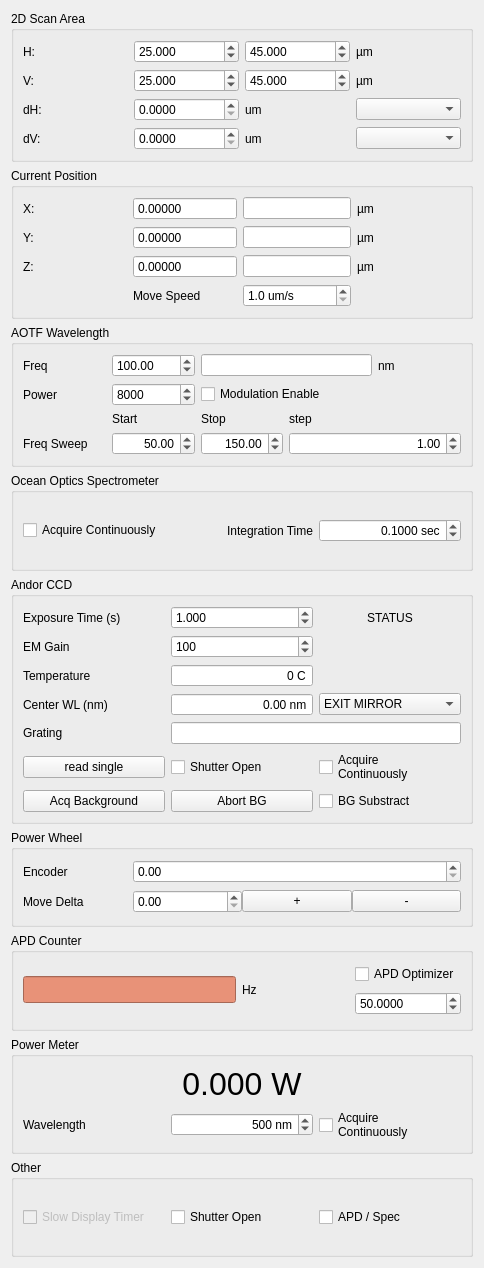
<?xml version="1.0" encoding="UTF-8"?>
<ui version="4.0">
 <class>Form</class>
 <widget class="QWidget" name="Form">
  <property name="geometry">
   <rect>
    <x>0</x>
    <y>0</y>
    <width>484</width>
    <height>1268</height>
   </rect>
  </property>
  <property name="windowTitle">
   <string>Form</string>
  </property>
  <layout class="QVBoxLayout" name="verticalLayout">
   <item>
    <widget class="QGroupBox" name="groupBox_scanarea">
     <property name="title">
      <string>2D Scan Area</string>
     </property>
     <layout class="QGridLayout" name="gridLayout">
      <item row="3" column="0">
       <widget class="QLabel" name="dh_label">
        <property name="text">
         <string>dH:</string>
        </property>
       </widget>
      </item>
      <item row="4" column="2">
       <widget class="QLabel" name="label_9">
        <property name="text">
         <string>um</string>
        </property>
       </widget>
      </item>
      <item row="3" column="2">
       <widget class="QLabel" name="label_7">
        <property name="text">
         <string>um</string>
        </property>
       </widget>
      </item>
      <item row="0" column="2">
       <widget class="QDoubleSpinBox" name="h1_doubleSpinBox">
        <property name="decimals">
         <number>3</number>
        </property>
        <property name="value">
         <double>45.000000000000000</double>
        </property>
       </widget>
      </item>
      <item row="2" column="1">
       <widget class="QDoubleSpinBox" name="v0_doubleSpinBox">
        <property name="decimals">
         <number>3</number>
        </property>
        <property name="value">
         <double>25.000000000000000</double>
        </property>
       </widget>
      </item>
      <item row="0" column="1">
       <widget class="QDoubleSpinBox" name="h0_doubleSpinBox">
        <property name="decimals">
         <number>3</number>
        </property>
        <property name="value">
         <double>25.000000000000000</double>
        </property>
       </widget>
      </item>
      <item row="2" column="0">
       <widget class="QLabel" name="v_label">
        <property name="text">
         <string>V:</string>
        </property>
       </widget>
      </item>
      <item row="0" column="3">
       <widget class="QLabel" name="label_2">
        <property name="text">
         <string>µm</string>
        </property>
       </widget>
      </item>
      <item row="2" column="3">
       <widget class="QLabel" name="label_4">
        <property name="text">
         <string>µm</string>
        </property>
       </widget>
      </item>
      <item row="0" column="0">
       <widget class="QLabel" name="h_label">
        <property name="text">
         <string>H:</string>
        </property>
       </widget>
      </item>
      <item row="2" column="2">
       <widget class="QDoubleSpinBox" name="v1_doubleSpinBox">
        <property name="decimals">
         <number>3</number>
        </property>
        <property name="value">
         <double>45.000000000000000</double>
        </property>
       </widget>
      </item>
      <item row="4" column="0">
       <widget class="QLabel" name="dv_label">
        <property name="text">
         <string>dV:</string>
        </property>
       </widget>
      </item>
      <item row="3" column="1">
       <widget class="QDoubleSpinBox" name="dh_doubleSpinBox">
        <property name="decimals">
         <number>4</number>
        </property>
       </widget>
      </item>
      <item row="4" column="1">
       <widget class="QDoubleSpinBox" name="dv_doubleSpinBox">
        <property name="decimals">
         <number>4</number>
        </property>
       </widget>
      </item>
      <item row="4" column="3">
       <widget class="QComboBox" name="v_axis_comboBox"/>
      </item>
      <item row="3" column="3">
       <widget class="QComboBox" name="h_axis_comboBox"/>
      </item>
     </layout>
    </widget>
   </item>
   <item>
    <widget class="QGroupBox" name="groupBox_stageposition">
     <property name="title">
      <string>Current Position</string>
     </property>
     <layout class="QGridLayout" name="gridLayout_3">
      <item row="0" column="0">
       <widget class="QLabel" name="label_10">
        <property name="text">
         <string>X:</string>
        </property>
       </widget>
      </item>
      <item row="0" column="1">
       <widget class="QDoubleSpinBox" name="cx_doubleSpinBox">
        <property name="focusPolicy">
         <enum>Qt::NoFocus</enum>
        </property>
        <property name="readOnly">
         <bool>true</bool>
        </property>
        <property name="buttonSymbols">
         <enum>QAbstractSpinBox::NoButtons</enum>
        </property>
        <property name="keyboardTracking">
         <bool>false</bool>
        </property>
        <property name="decimals">
         <number>5</number>
        </property>
       </widget>
      </item>
      <item row="0" column="2">
       <widget class="QLineEdit" name="x_set_lineEdit">
        <property name="sizePolicy">
         <sizepolicy hsizetype="Minimum" vsizetype="Fixed">
          <horstretch>0</horstretch>
          <verstretch>0</verstretch>
         </sizepolicy>
        </property>
       </widget>
      </item>
      <item row="0" column="3">
       <widget class="QLabel" name="label_11">
        <property name="text">
         <string>µm</string>
        </property>
       </widget>
      </item>
      <item row="1" column="0">
       <widget class="QLabel" name="label_12">
        <property name="text">
         <string>Y:</string>
        </property>
       </widget>
      </item>
      <item row="1" column="1">
       <widget class="QDoubleSpinBox" name="cy_doubleSpinBox">
        <property name="focusPolicy">
         <enum>Qt::NoFocus</enum>
        </property>
        <property name="readOnly">
         <bool>true</bool>
        </property>
        <property name="buttonSymbols">
         <enum>QAbstractSpinBox::NoButtons</enum>
        </property>
        <property name="keyboardTracking">
         <bool>false</bool>
        </property>
        <property name="decimals">
         <number>5</number>
        </property>
       </widget>
      </item>
      <item row="1" column="2">
       <widget class="QLineEdit" name="y_set_lineEdit">
        <property name="sizePolicy">
         <sizepolicy hsizetype="Minimum" vsizetype="Fixed">
          <horstretch>0</horstretch>
          <verstretch>0</verstretch>
         </sizepolicy>
        </property>
       </widget>
      </item>
      <item row="1" column="3">
       <widget class="QLabel" name="label_13">
        <property name="text">
         <string>µm</string>
        </property>
       </widget>
      </item>
      <item row="2" column="0">
       <widget class="QLabel" name="label_14">
        <property name="text">
         <string>Z:</string>
        </property>
       </widget>
      </item>
      <item row="2" column="1">
       <widget class="QDoubleSpinBox" name="cz_doubleSpinBox">
        <property name="focusPolicy">
         <enum>Qt::NoFocus</enum>
        </property>
        <property name="readOnly">
         <bool>true</bool>
        </property>
        <property name="buttonSymbols">
         <enum>QAbstractSpinBox::NoButtons</enum>
        </property>
        <property name="keyboardTracking">
         <bool>false</bool>
        </property>
        <property name="decimals">
         <number>5</number>
        </property>
       </widget>
      </item>
      <item row="2" column="2">
       <widget class="QLineEdit" name="z_set_lineEdit">
        <property name="sizePolicy">
         <sizepolicy hsizetype="Minimum" vsizetype="Fixed">
          <horstretch>0</horstretch>
          <verstretch>0</verstretch>
         </sizepolicy>
        </property>
       </widget>
      </item>
      <item row="2" column="3">
       <widget class="QLabel" name="label_15">
        <property name="text">
         <string>µm</string>
        </property>
       </widget>
      </item>
      <item row="3" column="2">
       <widget class="QDoubleSpinBox" name="nanodrive_move_slow_doubleSpinBox">
        <property name="keyboardTracking">
         <bool>false</bool>
        </property>
        <property name="suffix">
         <string> um/s</string>
        </property>
        <property name="decimals">
         <number>1</number>
        </property>
        <property name="minimum">
         <double>1.000000000000000</double>
        </property>
        <property name="maximum">
         <double>1000.000000000000000</double>
        </property>
       </widget>
      </item>
      <item row="3" column="1">
       <widget class="QLabel" name="label_28">
        <property name="text">
         <string>Move Speed</string>
        </property>
       </widget>
      </item>
     </layout>
    </widget>
   </item>
   <item>
    <widget class="QGroupBox" name="groupBox">
     <property name="title">
      <string>AOTF Wavelength</string>
     </property>
     <layout class="QGridLayout" name="gridLayout_6">
      <item row="0" column="1">
       <widget class="QDoubleSpinBox" name="atof_freq_doubleSpinBox">
        <property name="keyboardTracking">
         <bool>false</bool>
        </property>
        <property name="minimum">
         <double>10.000000000000000</double>
        </property>
        <property name="maximum">
         <double>1000.000000000000000</double>
        </property>
        <property name="value">
         <double>100.000000000000000</double>
        </property>
       </widget>
      </item>
      <item row="0" column="2" colspan="2">
       <widget class="QLineEdit" name="aotf_freq_set_lineEdit">
        <property name="focusPolicy">
         <enum>Qt::NoFocus</enum>
        </property>
       </widget>
      </item>
      <item row="1" column="0">
       <widget class="QLabel" name="label_6">
        <property name="text">
         <string>Power</string>
        </property>
       </widget>
      </item>
      <item row="0" column="0">
       <widget class="QLabel" name="label_5">
        <property name="text">
         <string>Freq</string>
        </property>
       </widget>
      </item>
      <item row="2" column="3">
       <widget class="QLabel" name="label_19">
        <property name="text">
         <string>step</string>
        </property>
       </widget>
      </item>
      <item row="2" column="1">
       <widget class="QLabel" name="label_18">
        <property name="text">
         <string>Start</string>
        </property>
       </widget>
      </item>
      <item row="2" column="2">
       <widget class="QLabel" name="label_20">
        <property name="text">
         <string>Stop</string>
        </property>
       </widget>
      </item>
      <item row="1" column="2" colspan="3">
       <widget class="QCheckBox" name="aotf_mod_enable_checkBox">
        <property name="text">
         <string>Modulation Enable</string>
        </property>
       </widget>
      </item>
      <item row="0" column="4">
       <widget class="QLabel" name="label_3">
        <property name="text">
         <string>nm</string>
        </property>
       </widget>
      </item>
      <item row="3" column="0">
       <widget class="QLabel" name="label_17">
        <property name="text">
         <string>Freq Sweep</string>
        </property>
       </widget>
      </item>
      <item row="1" column="1">
       <widget class="QDoubleSpinBox" name="aotf_power_doubleSpinBox">
        <property name="keyboardTracking">
         <bool>false</bool>
        </property>
        <property name="decimals">
         <number>0</number>
        </property>
        <property name="maximum">
         <double>16384.000000000000000</double>
        </property>
        <property name="singleStep">
         <double>100.000000000000000</double>
        </property>
        <property name="value">
         <double>8000.000000000000000</double>
        </property>
       </widget>
      </item>
      <item row="3" column="2">
       <widget class="QDoubleSpinBox" name="aotf_freq_stop_doubleSpinBox">
        <property name="alignment">
         <set>Qt::AlignRight|Qt::AlignTrailing|Qt::AlignVCenter</set>
        </property>
        <property name="minimum">
         <double>10.000000000000000</double>
        </property>
        <property name="maximum">
         <double>1000.000000000000000</double>
        </property>
        <property name="value">
         <double>150.000000000000000</double>
        </property>
       </widget>
      </item>
      <item row="3" column="1">
       <widget class="QDoubleSpinBox" name="aotf_freq_start_doubleSpinBox">
        <property name="alignment">
         <set>Qt::AlignRight|Qt::AlignTrailing|Qt::AlignVCenter</set>
        </property>
        <property name="minimum">
         <double>10.000000000000000</double>
        </property>
        <property name="maximum">
         <double>1000.000000000000000</double>
        </property>
        <property name="value">
         <double>50.000000000000000</double>
        </property>
       </widget>
      </item>
      <item row="3" column="3" colspan="2">
       <widget class="QDoubleSpinBox" name="aotf_freq_step_doubleSpinBox">
        <property name="alignment">
         <set>Qt::AlignRight|Qt::AlignTrailing|Qt::AlignVCenter</set>
        </property>
        <property name="maximum">
         <double>999.000000000000000</double>
        </property>
        <property name="value">
         <double>1.000000000000000</double>
        </property>
       </widget>
      </item>
     </layout>
    </widget>
   </item>
   <item>
    <widget class="QGroupBox" name="groupBox_4">
     <property name="title">
      <string>Ocean Optics Spectrometer</string>
     </property>
     <layout class="QGridLayout" name="gridLayout_8">
      <item row="0" column="1">
       <widget class="QLabel" name="label_27">
        <property name="text">
         <string>Integration Time</string>
        </property>
        <property name="alignment">
         <set>Qt::AlignRight|Qt::AlignTrailing|Qt::AlignVCenter</set>
        </property>
       </widget>
      </item>
      <item row="0" column="2">
       <widget class="QDoubleSpinBox" name="oo_spec_int_time_doubleSpinBox">
        <property name="alignment">
         <set>Qt::AlignRight|Qt::AlignTrailing|Qt::AlignVCenter</set>
        </property>
        <property name="suffix">
         <string> sec</string>
        </property>
        <property name="decimals">
         <number>4</number>
        </property>
        <property name="minimum">
         <double>0.000000000000000</double>
        </property>
        <property name="value">
         <double>0.100000000000000</double>
        </property>
       </widget>
      </item>
      <item row="0" column="0">
       <widget class="QCheckBox" name="oo_spec_acquire_cont_checkBox">
        <property name="text">
         <string>Acquire Continuously</string>
        </property>
       </widget>
      </item>
     </layout>
    </widget>
   </item>
   <item>
    <widget class="QGroupBox" name="groupBox_scancontrol">
     <property name="title">
      <string>Andor CCD</string>
     </property>
     <layout class="QGridLayout" name="gridLayout_4">
      <item row="4" column="1">
       <widget class="QDoubleSpinBox" name="acton_spec_center_wl_doubleSpinBox">
        <property name="enabled">
         <bool>true</bool>
        </property>
        <property name="alignment">
         <set>Qt::AlignRight|Qt::AlignTrailing|Qt::AlignVCenter</set>
        </property>
        <property name="readOnly">
         <bool>false</bool>
        </property>
        <property name="buttonSymbols">
         <enum>QAbstractSpinBox::NoButtons</enum>
        </property>
        <property name="keyboardTracking">
         <bool>false</bool>
        </property>
        <property name="suffix">
         <string> nm</string>
        </property>
        <property name="minimum">
         <double>-100.000000000000000</double>
        </property>
        <property name="maximum">
         <double>9999.000000000000000</double>
        </property>
       </widget>
      </item>
      <item row="4" column="0">
       <widget class="QLabel" name="label_23">
        <property name="text">
         <string>Center WL (nm)</string>
        </property>
       </widget>
      </item>
      <item row="2" column="0">
       <widget class="QLabel" name="label_21">
        <property name="text">
         <string>EM Gain</string>
        </property>
       </widget>
      </item>
      <item row="5" column="0">
       <widget class="QLabel" name="label_24">
        <property name="text">
         <string>Grating</string>
        </property>
       </widget>
      </item>
      <item row="3" column="0">
       <widget class="QLabel" name="label_22">
        <property name="text">
         <string>Temperature</string>
        </property>
       </widget>
      </item>
      <item row="7" column="1">
       <widget class="QCheckBox" name="andor_ccd_shutter_open_checkBox">
        <property name="text">
         <string>Shutter Open</string>
        </property>
        <property name="tristate">
         <bool>false</bool>
        </property>
       </widget>
      </item>
      <item row="1" column="1">
       <widget class="QDoubleSpinBox" name="andor_ccd_int_time_doubleSpinBox">
        <property name="keyboardTracking">
         <bool>false</bool>
        </property>
        <property name="decimals">
         <number>3</number>
        </property>
        <property name="minimum">
         <double>0.001000000000000</double>
        </property>
        <property name="maximum">
         <double>999.990000000000009</double>
        </property>
        <property name="singleStep">
         <double>0.100000000000000</double>
        </property>
        <property name="value">
         <double>1.000000000000000</double>
        </property>
       </widget>
      </item>
      <item row="1" column="0">
       <widget class="QLabel" name="label">
        <property name="text">
         <string>Exposure Time (s)</string>
        </property>
       </widget>
      </item>
      <item row="7" column="2">
       <widget class="QCheckBox" name="andor_ccd_acquire_cont_checkBox">
        <property name="text">
         <string>Acquire 
Continuously</string>
        </property>
       </widget>
      </item>
      <item row="5" column="1" colspan="2">
       <widget class="QLineEdit" name="acton_spec_grating_lineEdit">
        <property name="focusPolicy">
         <enum>Qt::NoFocus</enum>
        </property>
       </widget>
      </item>
      <item row="1" column="2">
       <widget class="QLabel" name="andor_ccd_status_label">
        <property name="text">
         <string>STATUS</string>
        </property>
        <property name="alignment">
         <set>Qt::AlignCenter</set>
        </property>
       </widget>
      </item>
      <item row="3" column="1">
       <widget class="QDoubleSpinBox" name="andor_ccd_temp_doubleSpinBox">
        <property name="focusPolicy">
         <enum>Qt::NoFocus</enum>
        </property>
        <property name="alignment">
         <set>Qt::AlignRight|Qt::AlignTrailing|Qt::AlignVCenter</set>
        </property>
        <property name="readOnly">
         <bool>true</bool>
        </property>
        <property name="buttonSymbols">
         <enum>QAbstractSpinBox::NoButtons</enum>
        </property>
        <property name="suffix">
         <string> C</string>
        </property>
        <property name="decimals">
         <number>0</number>
        </property>
        <property name="minimum">
         <double>-300.000000000000000</double>
        </property>
        <property name="maximum">
         <double>999.000000000000000</double>
        </property>
       </widget>
      </item>
      <item row="2" column="1">
       <widget class="QDoubleSpinBox" name="andor_ccd_emgain_doubleSpinBox">
        <property name="keyboardTracking">
         <bool>false</bool>
        </property>
        <property name="decimals">
         <number>0</number>
        </property>
        <property name="maximum">
         <double>4096.000000000000000</double>
        </property>
        <property name="singleStep">
         <double>1.000000000000000</double>
        </property>
        <property name="value">
         <double>100.000000000000000</double>
        </property>
       </widget>
      </item>
      <item row="8" column="2">
       <widget class="QCheckBox" name="andor_ccd_bgsub_checkBox">
        <property name="text">
         <string>BG Substract</string>
        </property>
       </widget>
      </item>
      <item row="8" column="0">
       <widget class="QPushButton" name="andor_ccd_acq_bg_pushButton">
        <property name="text">
         <string>Acq Background</string>
        </property>
       </widget>
      </item>
      <item row="8" column="1">
       <widget class="QPushButton" name="andor_ccd_abort_bg_pushButton">
        <property name="text">
         <string>Abort BG</string>
        </property>
       </widget>
      </item>
      <item row="7" column="0">
       <widget class="QPushButton" name="andor_ccd_read_single_pushButton">
        <property name="text">
         <string>read single</string>
        </property>
       </widget>
      </item>
      <item row="4" column="2">
       <widget class="QComboBox" name="acton_spec_exitmirror_comboBox">
        <item>
         <property name="text">
          <string>EXIT MIRROR</string>
         </property>
        </item>
       </widget>
      </item>
     </layout>
    </widget>
   </item>
   <item>
    <widget class="QGroupBox" name="groupBox_11">
     <property name="title">
      <string>Power Wheel</string>
     </property>
     <layout class="QGridLayout" name="gridLayout_16" columnstretch="0,0,0,0,0">
      <property name="sizeConstraint">
       <enum>QLayout::SetMinimumSize</enum>
      </property>
      <property name="horizontalSpacing">
       <number>0</number>
      </property>
      <item row="1" column="3">
       <widget class="QPushButton" name="powerwheel_move_fwd_pushButton">
        <property name="sizePolicy">
         <sizepolicy hsizetype="Minimum" vsizetype="Fixed">
          <horstretch>0</horstretch>
          <verstretch>0</verstretch>
         </sizepolicy>
        </property>
        <property name="minimumSize">
         <size>
          <width>10</width>
          <height>0</height>
         </size>
        </property>
        <property name="text">
         <string>+</string>
        </property>
        <property name="default">
         <bool>false</bool>
        </property>
        <property name="flat">
         <bool>false</bool>
        </property>
       </widget>
      </item>
      <item row="1" column="2">
       <widget class="QDoubleSpinBox" name="powerwheel_move_steps_doubleSpinBox"/>
      </item>
      <item row="1" column="4">
       <widget class="QPushButton" name="powerwheel_move_bkwd_pushButton">
        <property name="text">
         <string>-</string>
        </property>
       </widget>
      </item>
      <item row="1" column="1">
       <widget class="QLabel" name="label_25">
        <property name="text">
         <string>Move Delta</string>
        </property>
       </widget>
      </item>
      <item row="0" column="2" colspan="3">
       <widget class="QDoubleSpinBox" name="power_wheel_encoder_pos_doubleSpinBox"/>
      </item>
      <item row="0" column="1">
       <widget class="QLabel" name="label_29">
        <property name="text">
         <string>Encoder</string>
        </property>
       </widget>
      </item>
     </layout>
    </widget>
   </item>
   <item>
    <widget class="QGroupBox" name="groupBox_apd">
     <property name="title">
      <string>APD Counter</string>
     </property>
     <layout class="QGridLayout" name="gridLayout_5">
      <item row="0" column="3">
       <widget class="QCheckBox" name="apd_optimize_startstop_checkBox">
        <property name="text">
         <string>APD Optimizer</string>
        </property>
       </widget>
      </item>
      <item row="1" column="3">
       <widget class="QDoubleSpinBox" name="apd_counter_int_doubleSpinBox">
        <property name="suffix">
         <string/>
        </property>
        <property name="decimals">
         <number>4</number>
        </property>
        <property name="minimum">
         <double>1.000000000000000</double>
        </property>
        <property name="maximum">
         <double>1000.000000000000000</double>
        </property>
        <property name="value">
         <double>50.000000000000000</double>
        </property>
       </widget>
      </item>
      <item row="0" column="0" rowspan="2" colspan="2">
       <widget class="QLineEdit" name="apd_counter_output_lineEdit">
        <property name="palette">
         <palette>
          <active>
           <colorrole role="WindowText">
            <brush brushstyle="SolidPattern">
             <color alpha="255">
              <red>0</red>
              <green>0</green>
              <blue>0</blue>
             </color>
            </brush>
           </colorrole>
           <colorrole role="Button">
            <brush brushstyle="SolidPattern">
             <color alpha="255">
              <red>232</red>
              <green>146</green>
              <blue>120</blue>
             </color>
            </brush>
           </colorrole>
           <colorrole role="Light">
            <brush brushstyle="SolidPattern">
             <color alpha="255">
              <red>255</red>
              <green>232</green>
              <blue>225</blue>
             </color>
            </brush>
           </colorrole>
           <colorrole role="Midlight">
            <brush brushstyle="SolidPattern">
             <color alpha="255">
              <red>243</red>
              <green>189</green>
              <blue>172</blue>
             </color>
            </brush>
           </colorrole>
           <colorrole role="Dark">
            <brush brushstyle="SolidPattern">
             <color alpha="255">
              <red>116</red>
              <green>73</green>
              <blue>60</blue>
             </color>
            </brush>
           </colorrole>
           <colorrole role="Mid">
            <brush brushstyle="SolidPattern">
             <color alpha="255">
              <red>155</red>
              <green>97</green>
              <blue>80</blue>
             </color>
            </brush>
           </colorrole>
           <colorrole role="Text">
            <brush brushstyle="SolidPattern">
             <color alpha="255">
              <red>0</red>
              <green>0</green>
              <blue>0</blue>
             </color>
            </brush>
           </colorrole>
           <colorrole role="BrightText">
            <brush brushstyle="SolidPattern">
             <color alpha="255">
              <red>255</red>
              <green>255</green>
              <blue>255</blue>
             </color>
            </brush>
           </colorrole>
           <colorrole role="ButtonText">
            <brush brushstyle="SolidPattern">
             <color alpha="255">
              <red>0</red>
              <green>0</green>
              <blue>0</blue>
             </color>
            </brush>
           </colorrole>
           <colorrole role="Base">
            <brush brushstyle="SolidPattern">
             <color alpha="255">
              <red>232</red>
              <green>146</green>
              <blue>120</blue>
             </color>
            </brush>
           </colorrole>
           <colorrole role="Window">
            <brush brushstyle="SolidPattern">
             <color alpha="255">
              <red>232</red>
              <green>146</green>
              <blue>120</blue>
             </color>
            </brush>
           </colorrole>
           <colorrole role="Shadow">
            <brush brushstyle="SolidPattern">
             <color alpha="255">
              <red>0</red>
              <green>0</green>
              <blue>0</blue>
             </color>
            </brush>
           </colorrole>
           <colorrole role="AlternateBase">
            <brush brushstyle="SolidPattern">
             <color alpha="255">
              <red>243</red>
              <green>200</green>
              <blue>187</blue>
             </color>
            </brush>
           </colorrole>
           <colorrole role="ToolTipBase">
            <brush brushstyle="SolidPattern">
             <color alpha="255">
              <red>255</red>
              <green>255</green>
              <blue>220</blue>
             </color>
            </brush>
           </colorrole>
           <colorrole role="ToolTipText">
            <brush brushstyle="SolidPattern">
             <color alpha="255">
              <red>0</red>
              <green>0</green>
              <blue>0</blue>
             </color>
            </brush>
           </colorrole>
          </active>
          <inactive>
           <colorrole role="WindowText">
            <brush brushstyle="SolidPattern">
             <color alpha="255">
              <red>0</red>
              <green>0</green>
              <blue>0</blue>
             </color>
            </brush>
           </colorrole>
           <colorrole role="Button">
            <brush brushstyle="SolidPattern">
             <color alpha="255">
              <red>232</red>
              <green>146</green>
              <blue>120</blue>
             </color>
            </brush>
           </colorrole>
           <colorrole role="Light">
            <brush brushstyle="SolidPattern">
             <color alpha="255">
              <red>255</red>
              <green>232</green>
              <blue>225</blue>
             </color>
            </brush>
           </colorrole>
           <colorrole role="Midlight">
            <brush brushstyle="SolidPattern">
             <color alpha="255">
              <red>243</red>
              <green>189</green>
              <blue>172</blue>
             </color>
            </brush>
           </colorrole>
           <colorrole role="Dark">
            <brush brushstyle="SolidPattern">
             <color alpha="255">
              <red>116</red>
              <green>73</green>
              <blue>60</blue>
             </color>
            </brush>
           </colorrole>
           <colorrole role="Mid">
            <brush brushstyle="SolidPattern">
             <color alpha="255">
              <red>155</red>
              <green>97</green>
              <blue>80</blue>
             </color>
            </brush>
           </colorrole>
           <colorrole role="Text">
            <brush brushstyle="SolidPattern">
             <color alpha="255">
              <red>0</red>
              <green>0</green>
              <blue>0</blue>
             </color>
            </brush>
           </colorrole>
           <colorrole role="BrightText">
            <brush brushstyle="SolidPattern">
             <color alpha="255">
              <red>255</red>
              <green>255</green>
              <blue>255</blue>
             </color>
            </brush>
           </colorrole>
           <colorrole role="ButtonText">
            <brush brushstyle="SolidPattern">
             <color alpha="255">
              <red>0</red>
              <green>0</green>
              <blue>0</blue>
             </color>
            </brush>
           </colorrole>
           <colorrole role="Base">
            <brush brushstyle="SolidPattern">
             <color alpha="255">
              <red>232</red>
              <green>146</green>
              <blue>120</blue>
             </color>
            </brush>
           </colorrole>
           <colorrole role="Window">
            <brush brushstyle="SolidPattern">
             <color alpha="255">
              <red>232</red>
              <green>146</green>
              <blue>120</blue>
             </color>
            </brush>
           </colorrole>
           <colorrole role="Shadow">
            <brush brushstyle="SolidPattern">
             <color alpha="255">
              <red>0</red>
              <green>0</green>
              <blue>0</blue>
             </color>
            </brush>
           </colorrole>
           <colorrole role="AlternateBase">
            <brush brushstyle="SolidPattern">
             <color alpha="255">
              <red>243</red>
              <green>200</green>
              <blue>187</blue>
             </color>
            </brush>
           </colorrole>
           <colorrole role="ToolTipBase">
            <brush brushstyle="SolidPattern">
             <color alpha="255">
              <red>255</red>
              <green>255</green>
              <blue>220</blue>
             </color>
            </brush>
           </colorrole>
           <colorrole role="ToolTipText">
            <brush brushstyle="SolidPattern">
             <color alpha="255">
              <red>0</red>
              <green>0</green>
              <blue>0</blue>
             </color>
            </brush>
           </colorrole>
          </inactive>
          <disabled>
           <colorrole role="WindowText">
            <brush brushstyle="SolidPattern">
             <color alpha="255">
              <red>116</red>
              <green>73</green>
              <blue>60</blue>
             </color>
            </brush>
           </colorrole>
           <colorrole role="Button">
            <brush brushstyle="SolidPattern">
             <color alpha="255">
              <red>232</red>
              <green>146</green>
              <blue>120</blue>
             </color>
            </brush>
           </colorrole>
           <colorrole role="Light">
            <brush brushstyle="SolidPattern">
             <color alpha="255">
              <red>255</red>
              <green>232</green>
              <blue>225</blue>
             </color>
            </brush>
           </colorrole>
           <colorrole role="Midlight">
            <brush brushstyle="SolidPattern">
             <color alpha="255">
              <red>243</red>
              <green>189</green>
              <blue>172</blue>
             </color>
            </brush>
           </colorrole>
           <colorrole role="Dark">
            <brush brushstyle="SolidPattern">
             <color alpha="255">
              <red>116</red>
              <green>73</green>
              <blue>60</blue>
             </color>
            </brush>
           </colorrole>
           <colorrole role="Mid">
            <brush brushstyle="SolidPattern">
             <color alpha="255">
              <red>155</red>
              <green>97</green>
              <blue>80</blue>
             </color>
            </brush>
           </colorrole>
           <colorrole role="Text">
            <brush brushstyle="SolidPattern">
             <color alpha="255">
              <red>116</red>
              <green>73</green>
              <blue>60</blue>
             </color>
            </brush>
           </colorrole>
           <colorrole role="BrightText">
            <brush brushstyle="SolidPattern">
             <color alpha="255">
              <red>255</red>
              <green>255</green>
              <blue>255</blue>
             </color>
            </brush>
           </colorrole>
           <colorrole role="ButtonText">
            <brush brushstyle="SolidPattern">
             <color alpha="255">
              <red>116</red>
              <green>73</green>
              <blue>60</blue>
             </color>
            </brush>
           </colorrole>
           <colorrole role="Base">
            <brush brushstyle="SolidPattern">
             <color alpha="255">
              <red>232</red>
              <green>146</green>
              <blue>120</blue>
             </color>
            </brush>
           </colorrole>
           <colorrole role="Window">
            <brush brushstyle="SolidPattern">
             <color alpha="255">
              <red>232</red>
              <green>146</green>
              <blue>120</blue>
             </color>
            </brush>
           </colorrole>
           <colorrole role="Shadow">
            <brush brushstyle="SolidPattern">
             <color alpha="255">
              <red>0</red>
              <green>0</green>
              <blue>0</blue>
             </color>
            </brush>
           </colorrole>
           <colorrole role="AlternateBase">
            <brush brushstyle="SolidPattern">
             <color alpha="255">
              <red>232</red>
              <green>146</green>
              <blue>120</blue>
             </color>
            </brush>
           </colorrole>
           <colorrole role="ToolTipBase">
            <brush brushstyle="SolidPattern">
             <color alpha="255">
              <red>255</red>
              <green>255</green>
              <blue>220</blue>
             </color>
            </brush>
           </colorrole>
           <colorrole role="ToolTipText">
            <brush brushstyle="SolidPattern">
             <color alpha="255">
              <red>0</red>
              <green>0</green>
              <blue>0</blue>
             </color>
            </brush>
           </colorrole>
          </disabled>
         </palette>
        </property>
        <property name="font">
         <font>
          <pointsize>12</pointsize>
         </font>
        </property>
        <property name="focusPolicy">
         <enum>Qt::NoFocus</enum>
        </property>
        <property name="readOnly">
         <bool>true</bool>
        </property>
       </widget>
      </item>
      <item row="0" column="2" rowspan="2">
       <widget class="QLabel" name="label_16">
        <property name="text">
         <string>Hz</string>
        </property>
       </widget>
      </item>
     </layout>
    </widget>
   </item>
   <item>
    <widget class="QGroupBox" name="groupBox_2">
     <property name="title">
      <string>Power Meter</string>
     </property>
     <layout class="QGridLayout" name="gridLayout_9">
      <item row="1" column="0">
       <widget class="QLabel" name="label_26">
        <property name="text">
         <string>Wavelength</string>
        </property>
       </widget>
      </item>
      <item row="0" column="0" colspan="3">
       <widget class="QLabel" name="power_meter_power_label">
        <property name="font">
         <font>
          <pointsize>24</pointsize>
         </font>
        </property>
        <property name="text">
         <string>0.000 W</string>
        </property>
        <property name="textFormat">
         <enum>Qt::PlainText</enum>
        </property>
        <property name="alignment">
         <set>Qt::AlignCenter</set>
        </property>
       </widget>
      </item>
      <item row="1" column="2">
       <widget class="QCheckBox" name="power_meter_acquire_cont_checkBox">
        <property name="enabled">
         <bool>true</bool>
        </property>
        <property name="text">
         <string>Acquire
Continuously</string>
        </property>
       </widget>
      </item>
      <item row="1" column="1">
       <widget class="QDoubleSpinBox" name="power_meter_wl_doubleSpinBox">
        <property name="alignment">
         <set>Qt::AlignRight|Qt::AlignTrailing|Qt::AlignVCenter</set>
        </property>
        <property name="prefix">
         <string/>
        </property>
        <property name="suffix">
         <string> nm</string>
        </property>
        <property name="decimals">
         <number>0</number>
        </property>
        <property name="minimum">
         <double>100.000000000000000</double>
        </property>
        <property name="maximum">
         <double>3000.000000000000000</double>
        </property>
        <property name="value">
         <double>500.000000000000000</double>
        </property>
       </widget>
      </item>
     </layout>
    </widget>
   </item>
   <item>
    <widget class="QGroupBox" name="groupBox_3">
     <property name="title">
      <string>Other</string>
     </property>
     <layout class="QHBoxLayout" name="horizontalLayout">
      <item>
       <widget class="QCheckBox" name="slow_display_timer_checkBox">
        <property name="enabled">
         <bool>false</bool>
        </property>
        <property name="text">
         <string>Slow Display Timer</string>
        </property>
       </widget>
      </item>
      <item>
       <widget class="QCheckBox" name="shutter_open_checkBox">
        <property name="text">
         <string>Shutter Open</string>
        </property>
       </widget>
      </item>
      <item>
       <widget class="QCheckBox" name="flip_mirror_checkBox">
        <property name="text">
         <string>APD / Spec</string>
        </property>
       </widget>
      </item>
     </layout>
    </widget>
   </item>
  </layout>
 </widget>
 <resources/>
 <connections/>
</ui>
